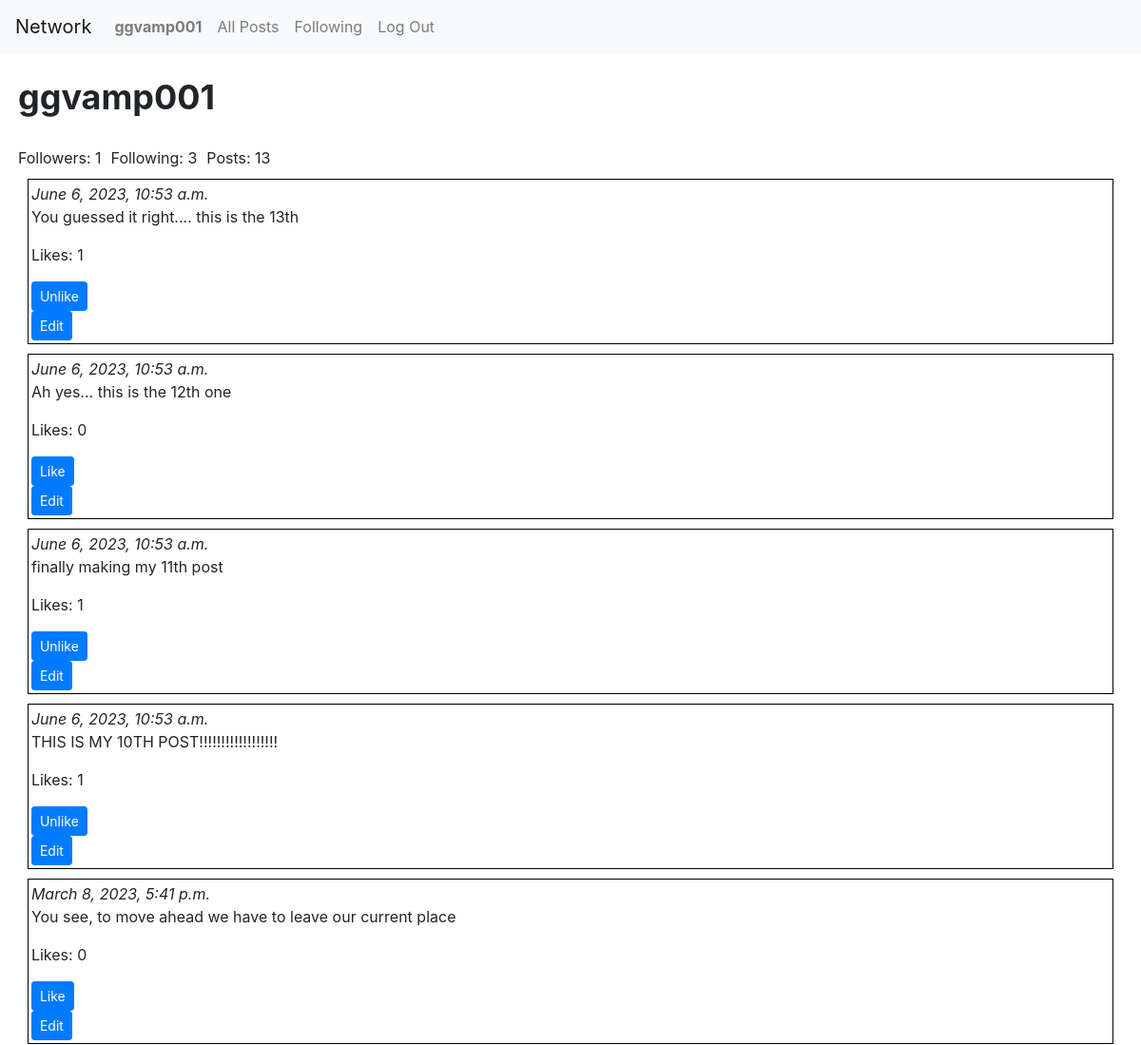
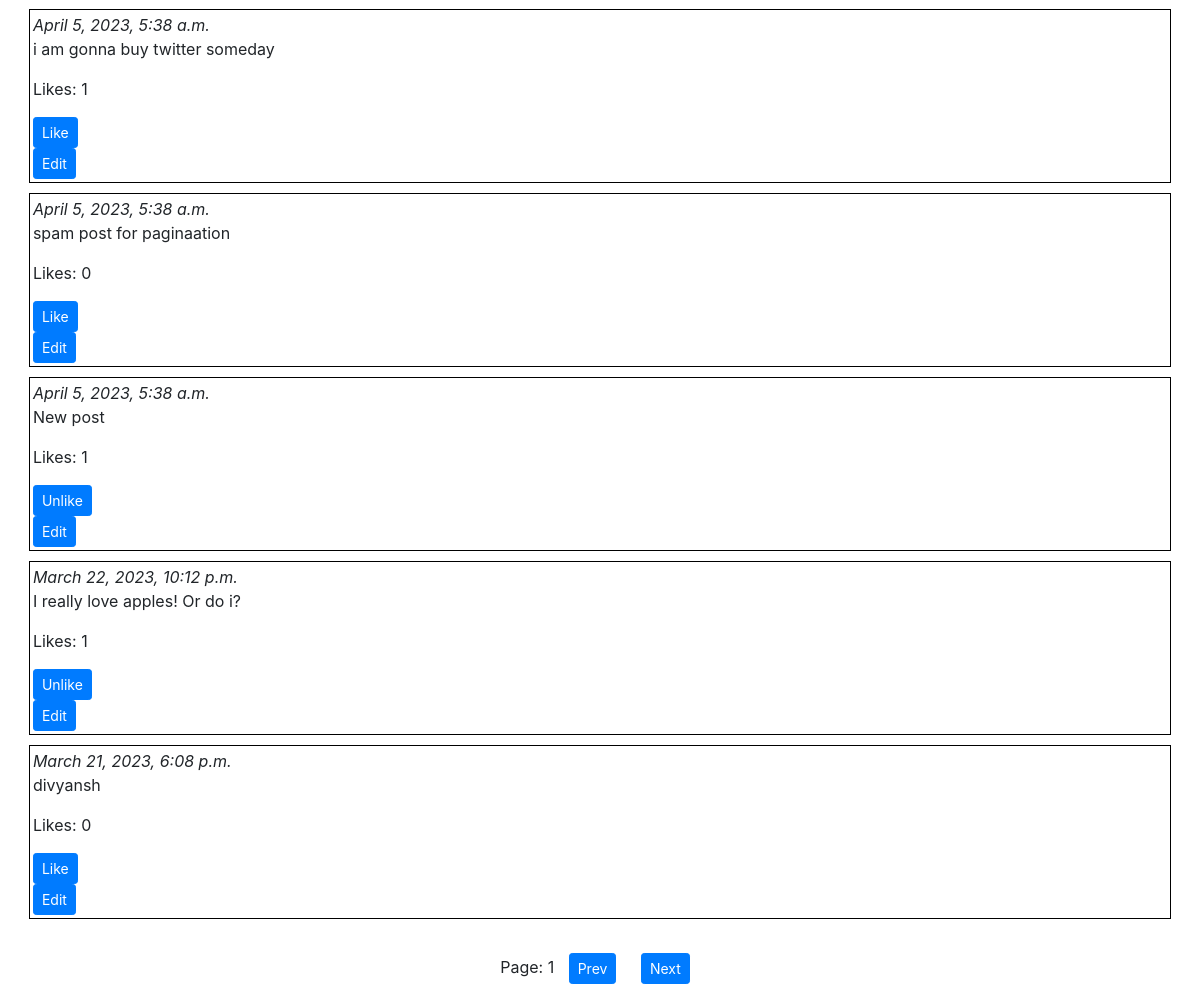
Before: /user/ggvamp001 (signed in) with the older database file (2 pictures, top to bottom).
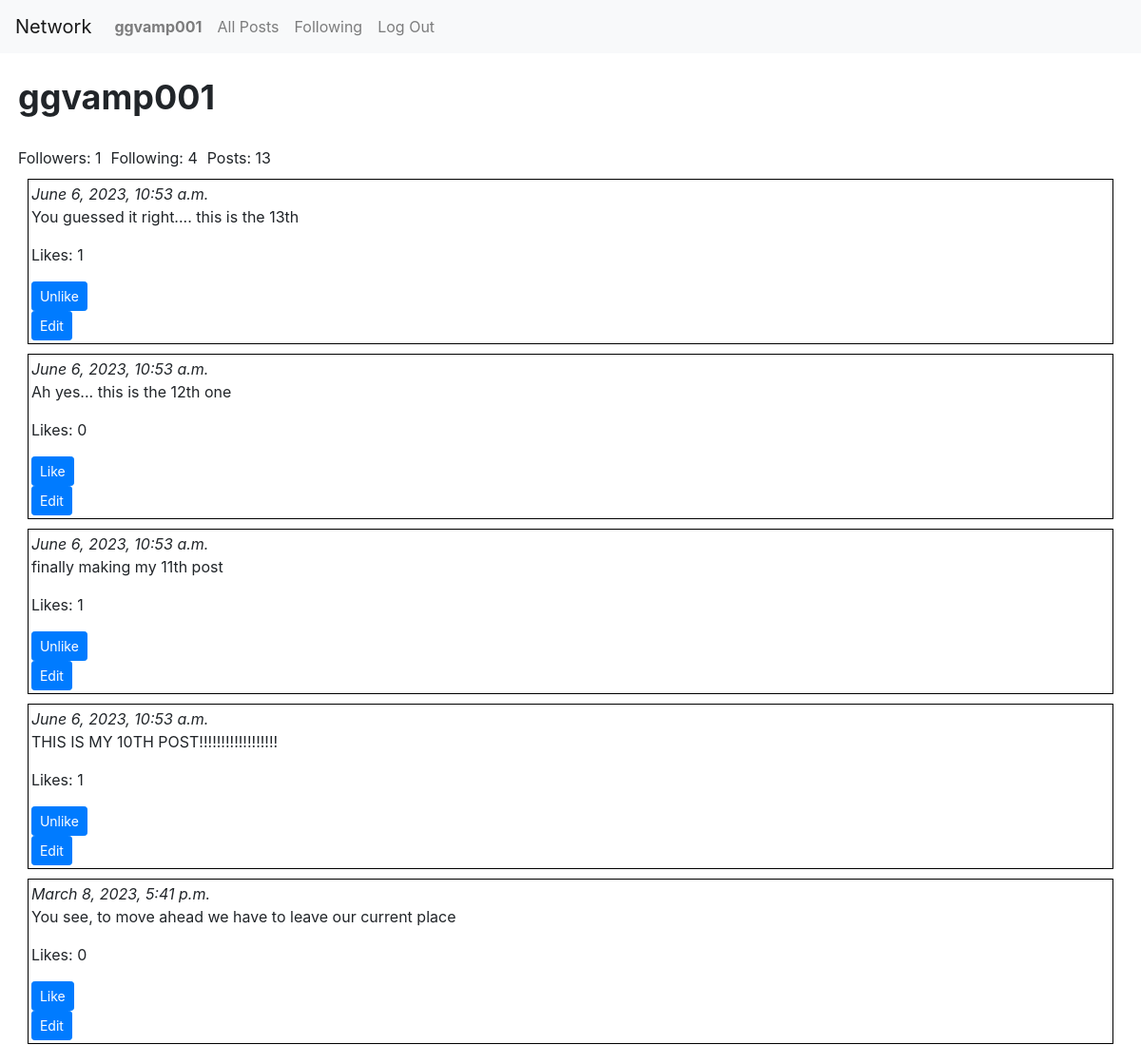
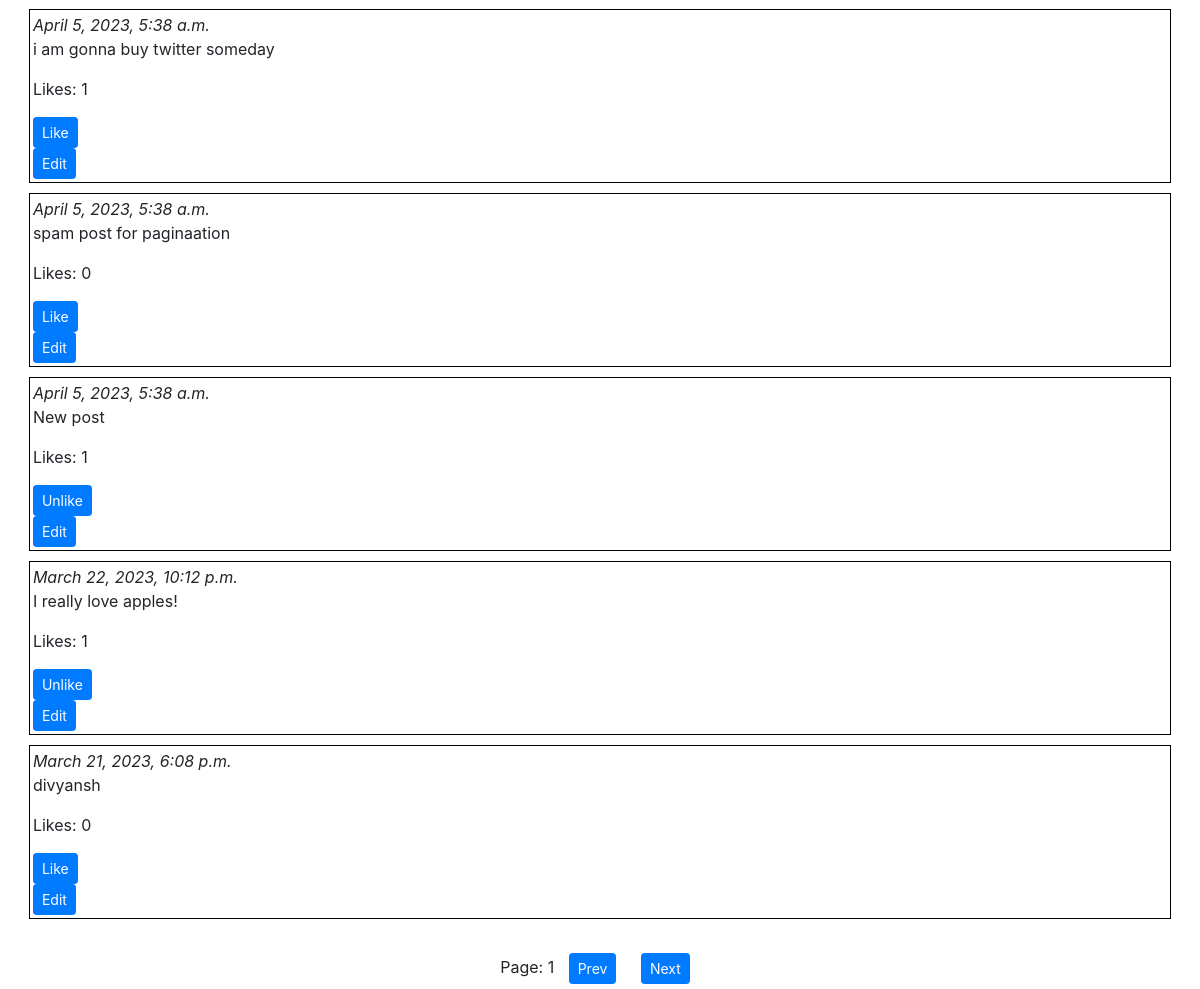
After: the same page with the newer database file (2 pictures, top to bottom).
### network/models.py (models this page shows, shortened)
class User(AbstractUser):
    pass

class Posts(models.Model):
    poster = models.ForeignKey(User, on_delete=models.CASCADE, related_name="posts")
    content = models.TextField(max_length=256)
    time = models.DateTimeField(default=datetime.now())

### network/views.py (the view)
# urls.py: path("user/<str:username>", views.userpage, name="userpage"),
def userpage(request, username):
    user = User.objects.get(username=username)
    allposts = list(Posts.objects.filter(poster=user).values())
    postcount = len(allposts)
    for post in allposts:
        post["likecount"] = len(Like.objects.filter(post_id=post["id"]))
        liked = Like.objects.filter(
            user=request.user, post=Posts.objects.get(id=post["id"])
        )
        if len(liked) == 0:
            post["liked"] = False
        else:
            post["liked"] = True
    allposts.reverse()
    follower = len(user.followers.all())
    following = len(user.following.all())
    try:
        Follower.objects.get(
            follower=User.objects.get(username=request.user.username),
            following=User.objects.get(username=username),
        )
        follow_status = True
    except:
        follow_status = False
    paginator = Paginator(allposts, 10)
    page_no = request.GET.get("page")
    if page_no is None or int(page_no) < 0 or int(page_no) > paginator.num_pages:
        page_no = 1
    page_obj = list(paginator.get_page(page_no))
    return render(
        request,
        "network/userpage.html",
        {
            "username": username,
            "posts": page_obj,
            "pagecount": paginator.num_pages,
            "page": page_no,
            "postcount": postcount,
            "followers": follower,
            "following": following,
            "follow_status": follow_status,
        },
    )

### network/templates/network/userpage.html (shortened to what this page needs)
{% extends "network/layout.html" %}
{% load static %}
{% block body %}
    <div id="UserBody">
        <div id="username">
            {{username}}
        </div>
        <div id="belowFollowButton">
            <div>Followers: {{followers}}</div> <div>Following: {{following}}</div> <div>Posts: {{postcount}}</div>
        </div>
        <div>
            {% for post in posts %}
            <div class="post">
                <i>{{post.time}}</i>
                <div id="toHide{{post.id}}">
                <p id="toupdate{{post.id}}">{{post.content}} </p>
                <p id="post{{post.id}}">Likes: {{post.likecount}}</p>
                {% if user.is_authenticated %}
                <form id="{{post.id}}form" onsubmit="LikePost({{post.id}}); return false">
                    <button class="btn btn-primary btn-sm" id="button{{post.id}}" type="submit">
                        {% if post.liked %}
                            Unlike
                        {% else %}
                            Like
                        {% endif %}
                    </button>
                </form>
                </div>
                {% if user.id == post.poster_id %}
                    <button class="btn btn-primary btn-sm" id="editButton{{post.id}}" onclick="editpost({{post.id}})">Edit</button>
                {% endif %}
                {% endif %}
            </div>
            {% endfor %}
        </div>
    </div>
        {% if pagecount > 1 %}
        <div id="paginatory">
            Page: {{page}}
            <form id="prevButtonForm">
                <button class="btn btn-primary btn-sm" type="submit">Prev</button>
            </form>
            <form action="/user/{{username}}" id="nextButtonForm" method="GET">
                <button class="btn btn-primary btn-sm" type="submit">Next</button>
            </form>
        </div>
        {% endif %}
{% endblock %}

### network/templates/network/layout.html (shortened to what this page needs)
{% load static %}
<!DOCTYPE html>
<html lang="en">
    <head>
        <link rel="stylesheet" href="https://stackpath.bootstrapcdn.com/bootstrap/4.4.1/css/bootstrap.min.css">
        <link href="{% static 'network/styles.css' %}" rel="stylesheet">
    </head>
    <body>
        <nav class="navbar navbar-expand-lg navbar-light bg-light">
            <a class="navbar-brand" href="{% url 'index' %}">Network</a>
            <div>
              <ul class="navbar-nav mr-auto">
                {% if user.is_authenticated %}
                    <li class="nav-item">
                        <a class="nav-link" href="{% url 'userpage' user.username %}"><strong>{{ user.username }}</strong></a>
                    </li>
                {% endif %}
                <li class="nav-item">
                  <a class="nav-link" href="{% url 'index' %}">All Posts</a>
                </li>
                {% if user.is_authenticated %}
                    <li class="nav-item">
                        <form id="followingButton">
                            <input class="nav-link" id="following" type="submit" value="Following">
                        </form>
                    </li>
                    <li class="nav-item">
                        <a class="nav-link" href="{% url 'logout' %}">Log Out</a>
                    </li>
                {% endif %}
              </ul>
            </div>
          </nav>
        <div class="body">
            {% block body %}
            {% endblock %}
        </div>
    </body>
</html>

### network/static/network/styles.css (style rules this page uses)
.post { border: 1px solid black; margin: 10px; padding: 3px; }
#username { font-size: 36px; font-weight: bold; padding-bottom: 15px; animation-name: enterFromRight; animation-duration: 2s; }
.navbar { animation-name: enterFromBottom; animation-duration: 3s; }
#UserBody { padding: .5cm; }
#belowFollowButton { display: flex; flex: wrap; }
#belowFollowButton>div { padding-right: 10px; padding-top: 10px; }
#following { border: none; background: none; }
#paginatory { text-align: center; }
#paginatory * { margin: 5px; display: inline; }

Changed rows visible on the page:
changed Posts: content "I really love apples! Or do i?" → "I really love apples!"
Other visible differences:
{{ following }}: "3" → "4"
